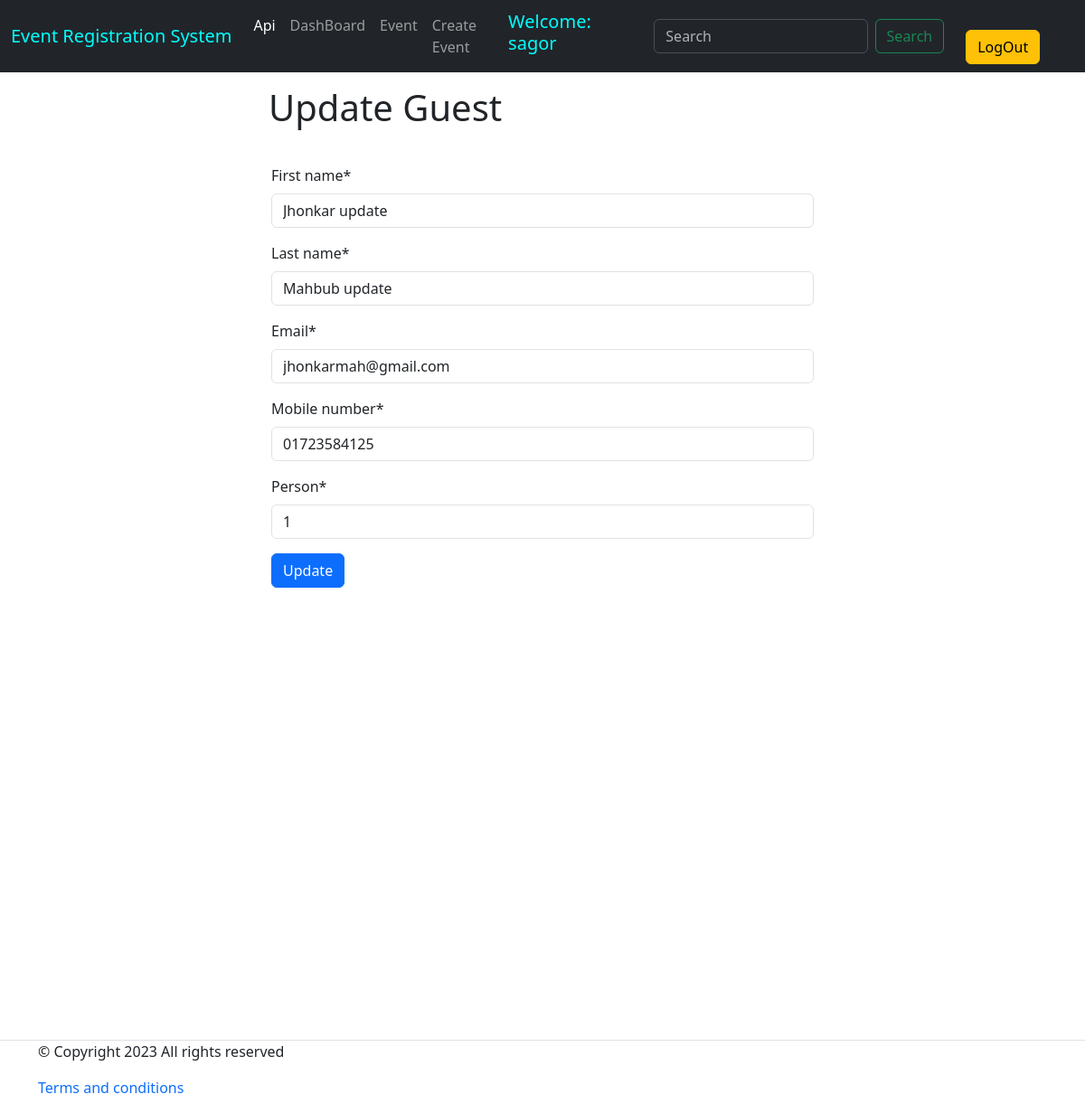
/event/update_guest/26/ (signed in), run on the app's committed database.
### event/models.py (models this page shows, shortened)
class EventRegistration(models.Model):
    userE       = models.ForeignKey(User, on_delete=models.CASCADE, default=False, related_name='registration')
    event       = models.ForeignKey(CreateEvent, on_delete=models.CASCADE, blank=True, related_name='event')
    firstName   = models.CharField(max_length=25, blank=False)
    lastName    = models.CharField(max_length= 25, blank=False)
    email       = models.EmailField(max_length= 50, blank=False)
    phoneNumber = models.CharField(max_length=14, blank=False)
    totalPerson = models.IntegerField(blank=False)
    createDate  = models.DateTimeField(auto_now_add= True)
    modifyDate  = models.DateTimeField(auto_now= True)
    class Meta:
        verbose_name = 'Event Registration'
        verbose_name_plural = 'Event Registrations'
        ordering = ['id']

### event/views.py (the view)
# urls.py: path('update_guest/<int:id>/', update_guest, name="update_guest"),
@login_required
def update_guest(request, id=None):
    guest = get_object_or_404(EventRegistration, id=id)
    if request.method == 'POST':
        form = EventRegistrationForm(request.POST, instance = guest)
        if form.is_valid():
            input_person = form.cleaned_data['totalPerson']
            if input_person > 2:
               messages.error(request, 'Person should not be more the 2.')
            form.save()
            return redirect('guest_details', guest.id)
    else:
        form = EventRegistrationForm(instance = guest)
    return render(request, 'update_guest.html', {'form': form})

### event/forms.py (shortened to what this page needs)
class EventRegistrationForm(forms.ModelForm):
    class Meta:
        model = EventRegistration
        fields = ['firstName', 'lastName', 'email', 'phoneNumber', 'totalPerson']
        labels = {
            'firstName': 'First name',
            'lastName': 'Last name',
            'email': 'Email',
            'phoneNumber': 'Mobile number',
            'totalPerson': 'Person',
        }
    def __init__(self, *args, **kwargs):
        super(EventRegistrationForm, self).__init__(*args, **kwargs)
        self.fields['firstName'].widget.attrs['placeholder'] = 'Enter your first name'
        self.fields['lastName'].widget.attrs['placeholder'] = 'Enter your last name'
        self.fields['email'].widget.attrs['placeholder'] = 'Enter your email'
        self.fields['phoneNumber'].widget.attrs['placeholder'] = 'Enter your mobile number'
        self.fields['totalPerson'].widget.attrs['placeholder'] = 'How many person you are?'

### event/templates/update_guest.html (shortened to what this page needs)
{% extends 'base.html' %}
{% load crispy_forms_tags %}
{% block body %}
    <h1 style="width: 53%; margin: auto;text-align: left; padding: 15px; font-size: 40px">
        Update Guest
    </h1>
    <br>
    <div style="width: 50%; margin: auto; margin-bottom: 100px;">
        <form method= 'POST' >
            {{form|crispy}}
            <input class="btn btn-primary" type="submit" value="Update">
        </form>
    </div>
{% endblock body %}

### templates/base.html (shortened to what this page needs)
<!DOCTYPE html>
<html lang="en">
<head>
  <link href="https://cdn.jsdelivr.net/npm/bootstrap@5.3.1/dist/css/bootstrap.min.css" rel="stylesheet">
</head>
<body>
  {% if request.user.is_authenticated %}
    <nav class="navbar navbar-expand-lg bg-dark" data-bs-theme="dark">
      <div class="container-fluid">
        <a class="navbar-brand " href="#" style="color: aqua">
          Event Registration System
        </a>
        <div class="collapse navbar-collapse" id="navbarSupportedContent">
          <ul class="navbar-nav me-auto mb-2 mb-lg-0">
            <li class="nav-item">
              <a class="nav-link active" aria-current="page" href="{% url "event_read_create" %}">Api</a>
            </li>
            <li class="nav-item">
              <a class="nav-link" href="{% url "dashboard" %}">DashBoard</a>
            </li>
            <li class="nav-item">
              <a class="nav-link" href="{% url "home" %}">Event</a>
            </li>
            <li class="nav-item">
              <a class="nav-link" href="{% url "create_event" %}">Create Event</a>
            </li>
          </ul>
          <h5 style="color:aqua;margin-right: 20px;">Welcome: {{user.username}}</h5>
          <form class="d-flex" role="search" action="{% url "search" %}" method="GET">
            <input class="form-control me-2" name="keyword" type="search" placeholder="Search" aria-label="Search">
            <button class="btn btn-outline-success" type="submit">Search</button>
          </form>
        <li class="nav-item">
            <a href="{% url "logout" %}" class="btn btn-warning mx-4">LogOut</a>
          </li>
        </div>
      </div>
    </nav>
  {% endif %}
{% block body %}
{% endblock body %}
  {% if request.user.is_authenticated %}
    <footer class="section-footer border-top padding-y" style="margin-top: 500px;">
      <div class="container">
        <p class="float-md-right">&copy Copyright 2023 All rights reserved</p>
        <p>
          <a href="#" style="text-decoration: None">Terms and conditions</a>
        </p>
      </div>
    </footer>
  {% endif %}
</body>
</html>

### data on the page
EventRegistration: firstName "Jhonkar update", lastName "Mahbub update", email "jhonkarmah@gmail.com", phoneNumber "01723584125", totalPerson "1"

### other printed values
{{ user.username }} "sagor"
